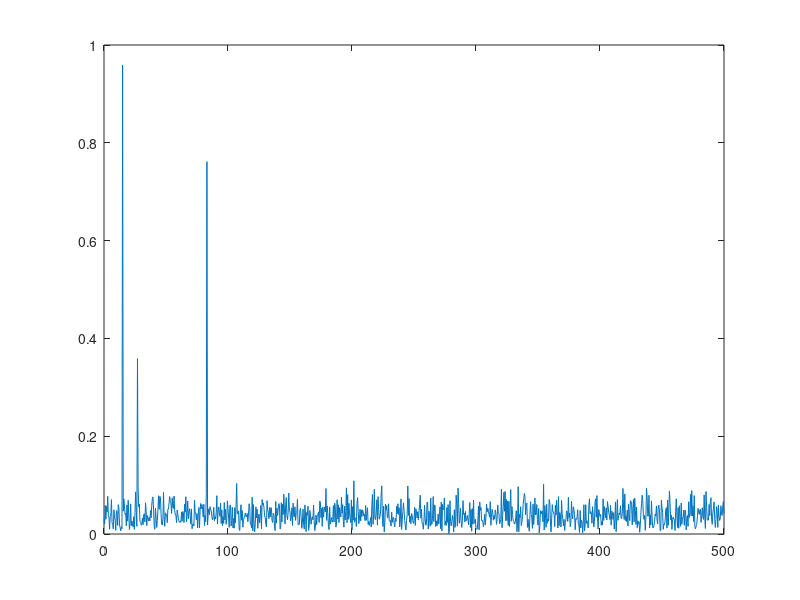
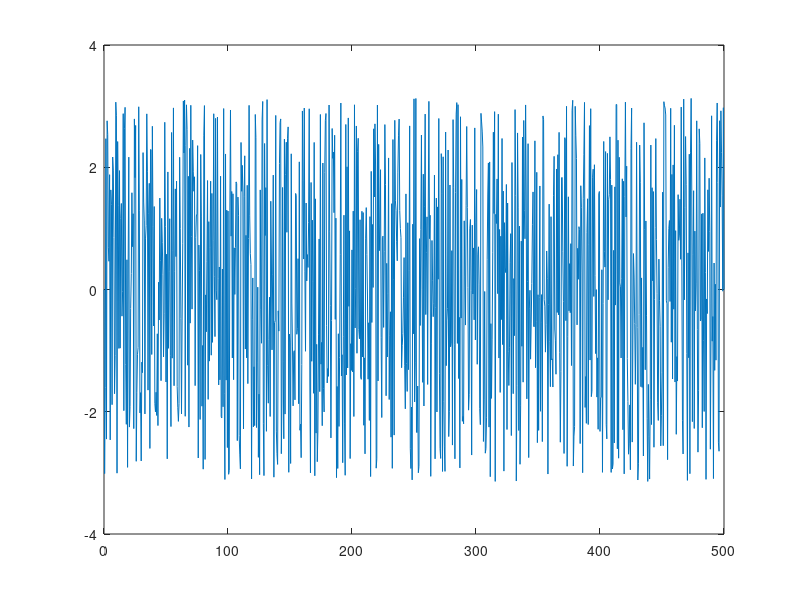

Source code (MATLAB) for these figures, in order: (Note: this script raises an error after producing the figures.)
% Parametry systemu
Fs = 1000;     % Częstotliwość próbkowania [Hz]
T = 1/Fs;      % Okres próbkowania [s]
L = 2000;      % Długość sygnału (liczba próbek)
t = (0:L-1)*T; % Podstawa czasu

% Przygotowanie sygnału
N = 3;               % Liczba sinusoid w mieszaninie
A = [1.0   0.4  0.8] % Amplitudy kolejnych sinusoid
B = [ 15    27   83] % Częstotliwości kolejnych sygnałów [Hz]
C = [  0 -pi/3 pi/7] % Przesunięcia fazowe kolejnych sygnałów


x = zeros(size(t));
for i = 1:N
  x = x + A(i) * cos(2 * pi * B(i) * t + C(i));
end


% Dodanie szumu 
x = x + randn(size(t));

Y = fft(x);     % transformata Fouriera

A = abs(Y);     % amplituda sygnału
A = A/L;        % normalizacja amplitudy

A = A(1:L/2+1); % wycięcie istotnej części spektrum
A(2:end-1) = 2*A(2:end-1);

F = angle(Y);   % faza sygnału
F = F(1:L/2+1); % wycięcie istotnej części spektrum

f_step = Fs/L;     % zmiana częstotliwości
f = 0:f_step:Fs/2; % oś częstotliwości do wykresu

figure;
plot(f, A);        % wykres amplitudowy
figure;
plot(f, F);        % wykres fazowy


% Wektory na odzyskiwane parametry sygnałów
amplitudes = maxk(A,3); % odczytanie amplitud
frequences = zeros(1,N);
phases = zeros(1,N);

% Odczytanie częstotliwości
for i = 1:N
    idx = find(A == amplitudes(i));
    frequences(i) = f(idx);
end

% Odczytanie faz sygnałów
for i = 1:N
    idx = find(f == frequences(i));
    phases(i) = F(idx);
end

% Wykreślenie sygnału odzyskanego
x_recovered = zeros(size(t));
for i = 1:N
  x_recovered = x_recovered + ...
        amplitudes(i) * cos(2 * pi * frequences(i) * t + phases(i));
end

figure;
plot(x);
hold on;
plot(x_recovered);
legend('noisy', 'recovered');
xlabel('time [ms]');
ylabel('amplitude');

amplitudes 
frequences
phases






